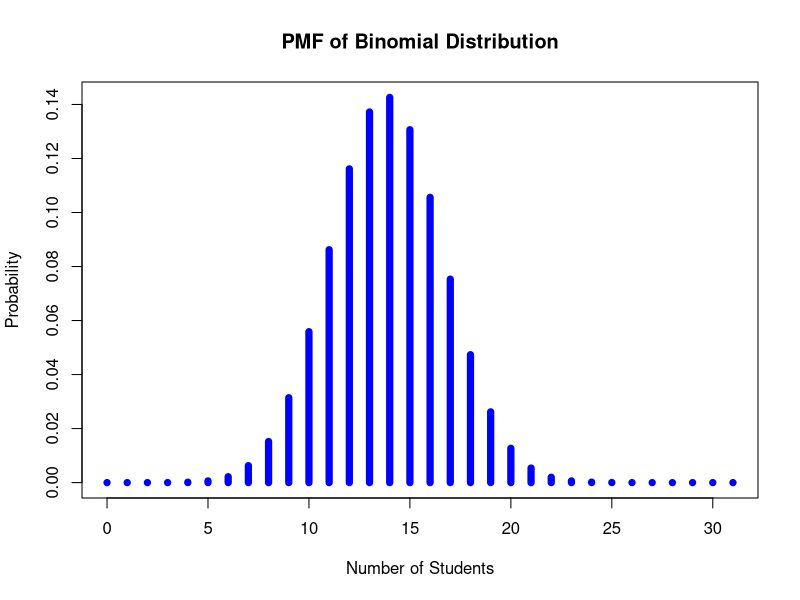
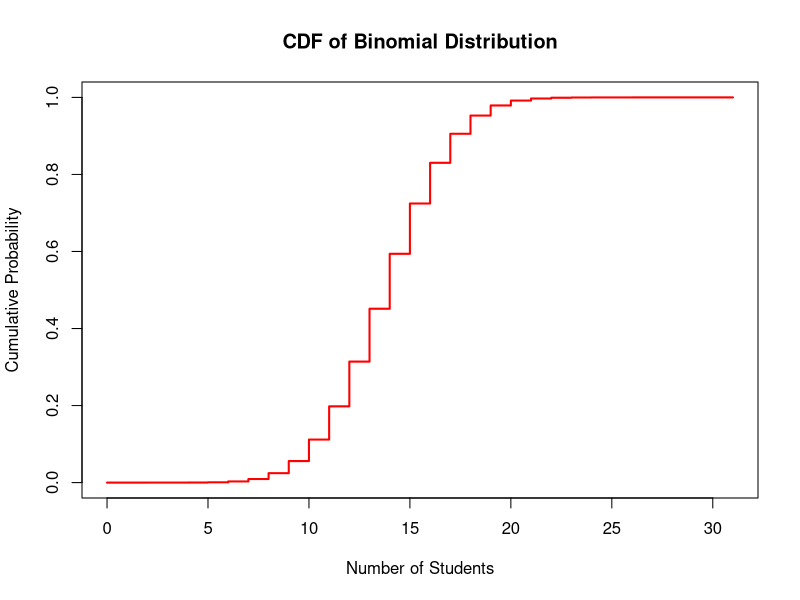

Write the R code that produced these figures, in order.
## ---- chunk 1
# Libraries Used in this Document
library(ggplot2)
library(dplyr)
## ---- chunk 2
n <- 31
p <- 0.447
x_values <- 0:n
pmf_values <- dbinom(x_values, size=n, prob=p)

plot(x_values, pmf_values, type="h", lwd=7, col="blue", 
     main="PMF of Binomial Distribution", xlab="Number of Students", ylab="Probability")
## ---- chunk 3
# Defining the parameters for the binomial distribution
n <- 31        # number of trials
p <- 0.447     # probability of success

# Generating a sequence of possible success counts from 0 to 31
x_values <- 0:n

# Calculating the cumulative distribution function (CDF) values
cdf_values <- pbinom(x_values, size=n, prob=p)

# Plotting the CDF
plot(x_values, cdf_values, type="s", col="red", lwd=2, 
     main="CDF of Binomial Distribution", xlab="Number of Students", ylab="Cumulative Probability",
     ylim=c(0, 1))
## ---- chunk 4
# Defining parameters for the binomial distribution
n <- 31      
p <- 0.447     


# P(X = 17)

prob_a <- dbinom(17, n, p)
prob_a
## ---- chunk 5
prob_b <- pbinom(13, n, p)
prob_b
## ---- chunk 6
prob_c <- 1 - pbinom(11, n, p)
prob_c
## ---- chunk 7
prob_d <- 1 - pbinom(14, n, p)
prob_d
## ---- chunk 8
prob_e <- pbinom(19, n, p) - pbinom(15, n, p)
prob_e 
## ---- chunk 9
# Defining the parameters
n <- 31
p <- 0.447

# Calculating the mean of X
mean_X <- n * p

# Displaying the mean
mean_X
## ---- chunk 10
# Defining the parameters
n <- 31
p <- 0.447

# Calculating the variance of X
variance_X <- n * p * (1 - p)

# Calculating the standard deviation of X
sd_X <- sqrt(variance_X)

# Displaying the variance and standard deviation
variance_X
sd_X

